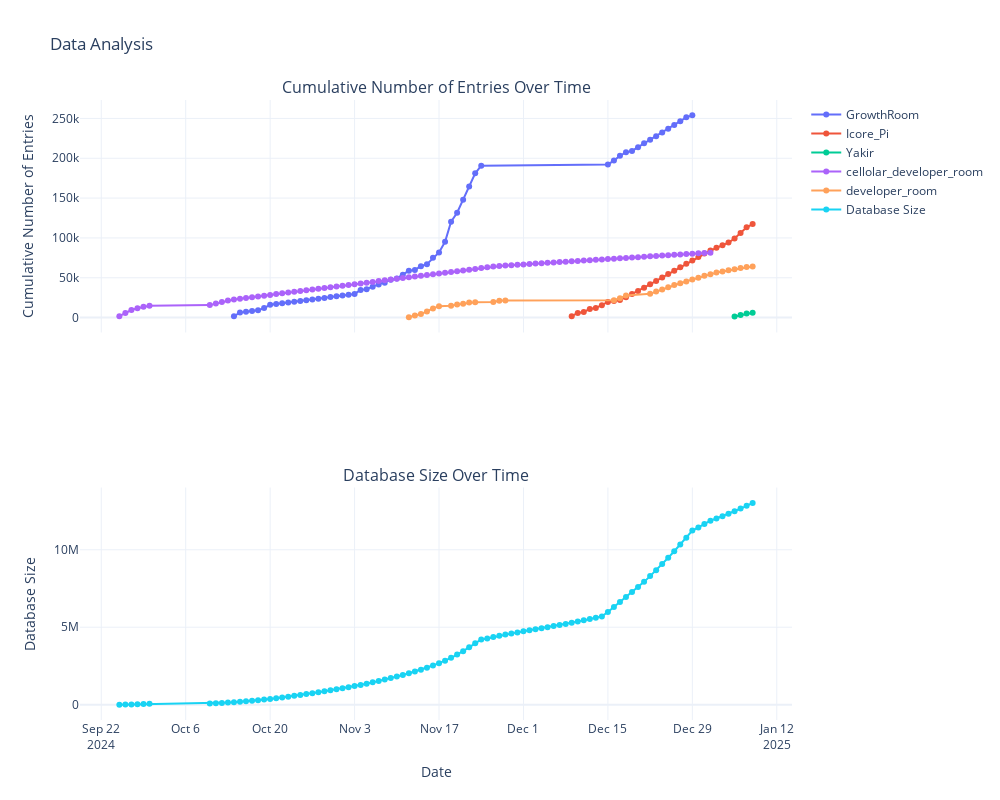

Here is the notebook cell this chart was saved with:
### Code cell
from plotly.subplots import make_subplots

import plotly.graph_objects as go

# Create subplots
fig = make_subplots(rows=2, cols=1, shared_xaxes=True, 
                    subplot_titles=('Cumulative Number of Entries Over Time', 'Database Size Over Time'))

# Add the first plot (Cumulative Number of Entries Over Time)
for dataset_id in daily_data_df['dataset_id'].unique():
    dataset_df = daily_data_df[daily_data_df['dataset_id'] == dataset_id]
    fig.add_trace(go.Scatter(x=dataset_df['date'], y=dataset_df['cumulative_num_entries'], mode='lines+markers', name=dataset_id), row=1, col=1)

# Add the second plot (Database Size Over Time)
fig.add_trace(go.Scatter(x=df_db_size['date'], y=df_db_size['db_size'], mode='lines+markers', name='Database Size'), row=2, col=1)

# Update layout
fig.update_layout(height=800, width=1000, title_text="Data Analysis", template='plotly_white')
fig.update_xaxes(title_text="Date", row=2, col=1)
fig.update_yaxes(title_text="Cumulative Number of Entries", row=1, col=1)
fig.update_yaxes(title_text="Database Size", row=2, col=1)

# Show the plot
fig.show()
